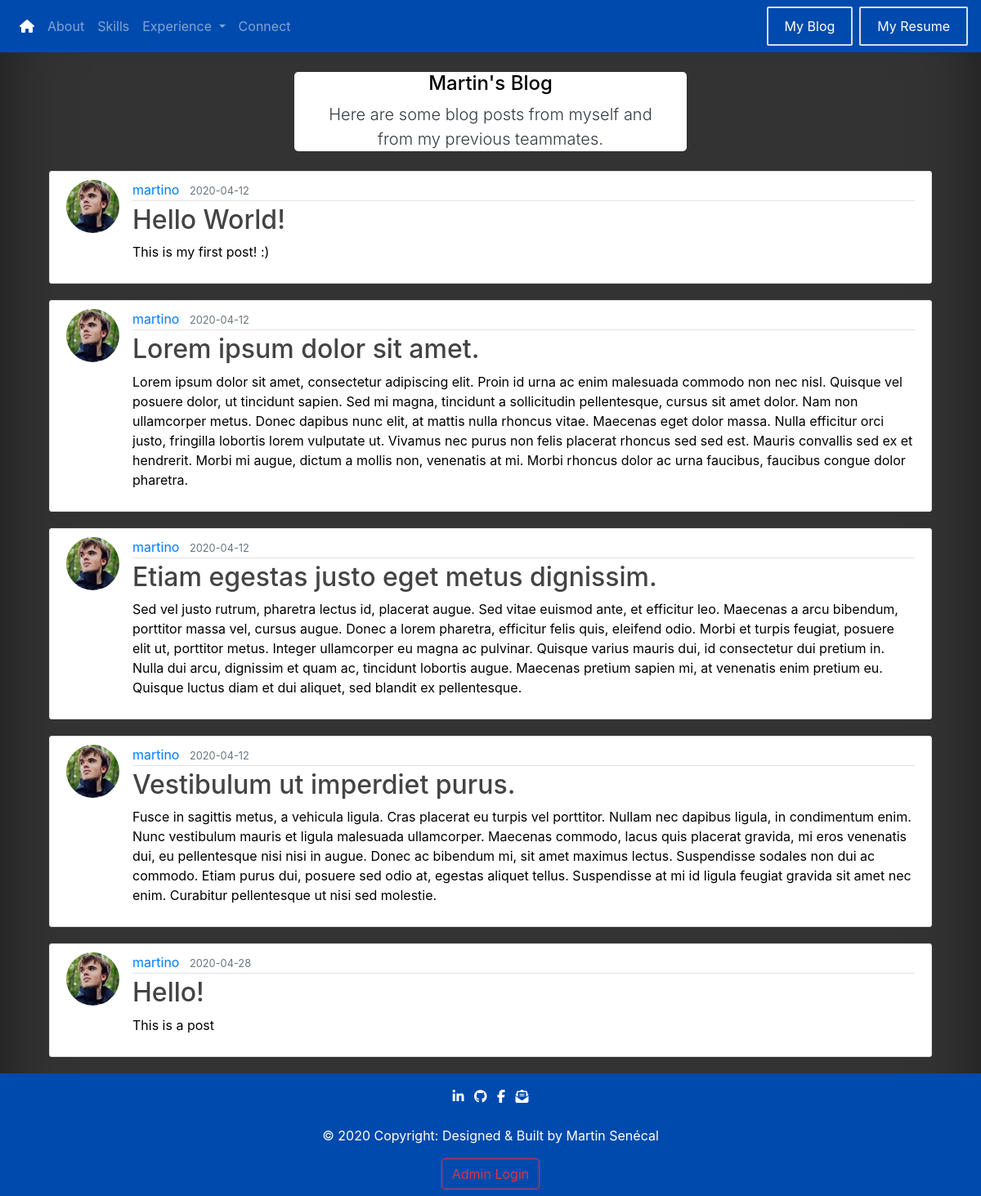
/blog, run on an earlier commit of the app's database.
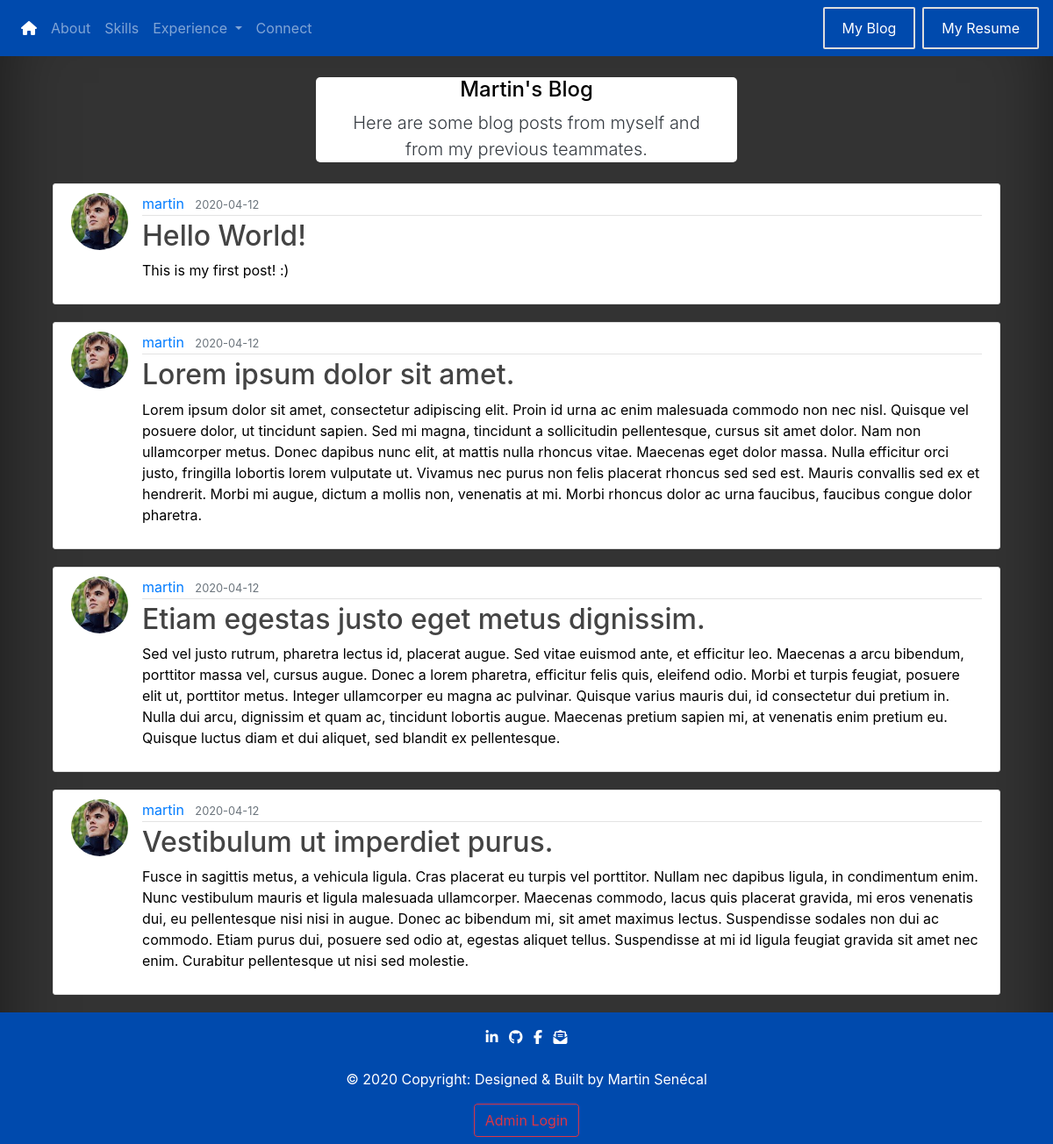
And on a later commit of the database.
### portfolio/models.py (models this page shows, shortened)
class Post(db.Model):
    id = db.Column(db.Integer, primary_key=True)
    title = db.Column(db.String(100), nullable=False)
    date_posted = db.Column(db.DateTime, nullable=False, default=datetime.utcnow)
    content = db.Column(db.Text, nullable=False)
    user_id = db.Column(db.Integer, db.ForeignKey('user.id'), nullable=False)

class User(db.Model, UserMixin):
    id = db.Column(db.Integer, primary_key=True)  # Way to Identify User.
    username = db.Column(db.String(20), unique=True, nullable=False)  # Unique Username and Mandatory.
    email = db.Column(db.String(100), unique=True, nullable=False)  # Unique Email and Mandatory.
    image_file = db.Column(db.String(20), nullable=False, default='default.jpg')  # Profile Pictures.
    password = db.Column(db.String(60), nullable=False)  # Hash Password
    posts = db.relationship('Post', backref='author', lazy=True)  # Load Data from the same user.

### portfolio/posts/routes.py (the view)
@posts.route('/blog')
def blog():
    posts = Post.query.all()  # Query of all the posts in the database
    return render_template("blog.html", posts=posts)  # Returning posts content inside the templates

### portfolio/templates/blog.html (shortened to what this page needs)
{% extends "base.html" %}
{% block css %}
    <link rel="stylesheet" type="text/css" href="{{ url_for('static',filename='css/designblog.css') }}">
{% endblock css %}
{% block body %}
    <div class="container">
        <header id="chatbotheader">
            <h4>Martin's Blog</h4>
            <p class="lead text-dark">
                Here are some blog posts from myself and from my previous teammates.</p>
        </header>
        {% for post in posts %}
            <article class="media content-section">
                <img class="rounded-circle article-img"
                     src="{{ url_for('static', filename='profile_pics/' + post.author.image_file) }}">
                <div class="media-body">
                    <div class="article-metadata">
                        <a class="mr-2 text-primary" href="#">{{ post.author.username }}</a>
                        <small class="text-muted">{{ post.date_posted.strftime('%Y-%m-%d') }}</small>
                    </div>
                    {% if current_user.is_authenticated %}
                        <h2><a class="article-title" href="{{ url_for('posts.post', post_id=post.id) }}">{{ post.title }}</a></h2>
                    {% else %}
                        <h2><a class="article-title" href="#">{{ post.title }}</a></h2>
                    {% endif %}
                    <p class="article-content">{{ post.content }}</p>
                </div>
            </article>
        {% endfor %}
    </div>
{% endblock body %}

What changed in the data, as far as the page shows it:
removed Post: image_file (picture), author.username "martino", date_posted "2020-04-28", title "Hello!", content "This is a post"
changed through a linked row, Post "Hello World!": author.username "martino" → "martin"
changed through a linked row, Post "Lorem ipsum dolor sit amet.": author.username "martino" → "martin"
changed through a linked row, Post "Etiam egestas justo eget metus dignissim.": author.username "martino" → "martin"
changed through a linked row, Post "Vestibulum ut imperdiet purus.": author.username "martino" → "martin"
